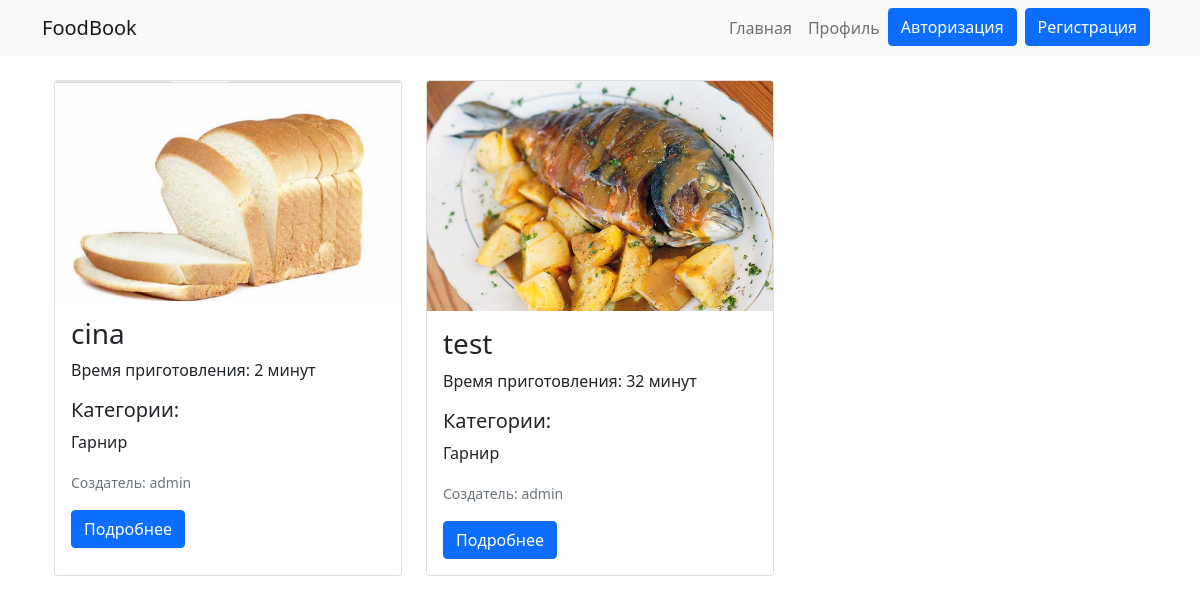
The app's page /recipe-and-product/recipts/ with its own data.
### RecipeAndProduct/models.py (models this page shows, shortened)
class Recipe(models.Model):
    name = models.CharField(max_length=30,blank=True)
    discription  = models.TextField(null=False,blank=True)
    cooking_steps = models.TextField(null=False,blank=True)
    cooking_time = models.PositiveSmallIntegerField(default=0)
    image_dish  = models.ImageField(null=True, blank=True, upload_to=image_path_name)
    catigory_recipe = models.ManyToManyField(CatigoryRecipe, related_name='catigory_recipe')
    products = models.ManyToManyField(Products, related_name='products')
    user = models.ForeignKey(User, on_delete=models.PROTECT)

class CatigoryRecipe(models.Model):
    name = models.CharField(max_length=50,blank=True)

### RecipeAndProduct/views.py (the view)
# urls.py: path('recipts/', RecipeListView.as_view(), name = 'recipt-list'),
class RecipeListView(ListView):
    template_name = "RecipeAndProduct/recipe_list.html"
    queryset = (
        Recipe.objects
        .prefetch_related('catigory_recipe',)
        .all().order_by('?')[:5]
    )
    context_object_name = 'listrecipte'

### RecipeAndProduct/templates/RecipeAndProduct/recipe_list.html (shortened to what this page needs)
{%extends 'RecipeAndProduct/base_R&P.html'%}
{% load cache %}
{% block body %}
    <section class="container">
    <div class="row">
        {% if listrecipte %}
            {% for recept in listrecipte %}
                <div class="col-md-4 mb-4">
                    <div class="card h-100">
                        {% if recept.image_dish %}
                            <img src="{{ recept.image_dish.url }}" class="card-img-top img-fluid" alt="{{ recept.name }}">
                        {% endif %}
                        <div class="card-body">
                            <h3 class="card-title">{{ recept.name }}</h3>
                            <p class="card-text">Время приготовления: {{ recept.cooking_time }} минут</p>
                            <p class="card-text">
                                <h5>Категории:</h5>
                                <ul class="list-unstyled">
                                    {% for cat in recept.catigory_recipe.all %}
                                        <li>{{ cat.name }}</li>
                                    {% endfor %}
                                </ul>
                            </p>
                            <p class="card-text"><small class="text-muted">Создатель: {{ recept.user }}</small></p>
                            <a href="{% url 'RecipeAndProduct:recipt-ditails' pk=recept.pk %}" class="btn btn-primary">Подробнее</a>
                        </div>
                    </div>
                </div>
            {% endfor %}
        {% endif %}
    </div>
</section>
{% endblock %}

### records on screen
Recipe: image_dish (picture), name "cina", cooking_time "2", user "admin"
CatigoryRecipe: name "Гарнир"
Recipe: image_dish (picture), name "test", cooking_time "32", user "admin"
